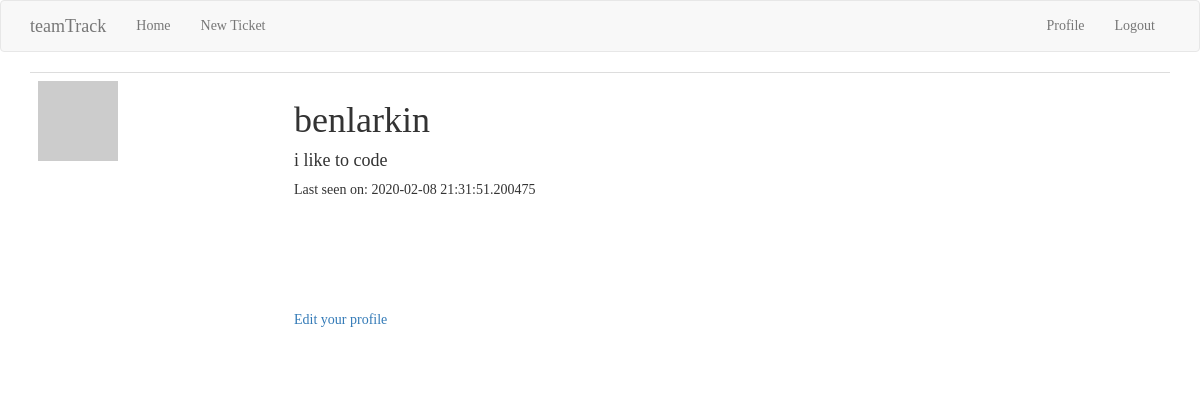
Page /user/benlarkin (signed in) on the earlier database version.
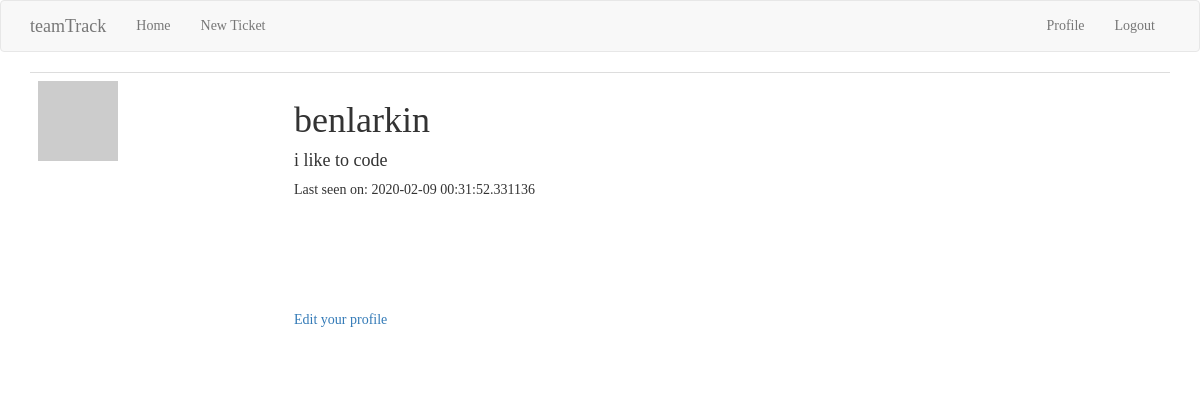
Same page on the later database version.
### app/models.py (models this page shows, shortened)
class User(UserMixin, db.Model):
    id = db.Column(db.Integer, primary_key=True)
    username = db.Column(db.String(64), index=True, unique=True)
    email = db.Column(db.String(120), index=True, unique=True)
    password_hash = db.Column(db.String(128))
    posts = db.relationship('Post', backref='author', lazy='dynamic')
    tickets = db.relationship('Ticket', backref='author', lazy='dynamic')
    about_me = db.Column(db.String(140))
    last_seen = db.Column(db.DateTime, default=datetime.utcnow)
    followed = db.relationship(
        'User', secondary=followers,
        primaryjoin=(followers.c.follower_id == id),
        secondaryjoin=(followers.c.followed_id == id),
        backref=db.backref('followers', lazy='dynamic'), lazy='dynamic')
    def avatar(self, size):
        digest = md5(self.email.lower().encode('utf-8')).hexdigest()
        return 'https://www.gravatar.com/avatar/{}?d=identicon&s={}'.format(
            digest, size)

### app/routes.py (the view)
@app.route('/user/<username>')
@login_required
def user(username):
    user = User.query.filter_by(username=username).first_or_404()
    page = request.args.get('page', 1, type=int)
    posts = user.posts.order_by(Post.timestamp.desc()).paginate(
        page, app.config['POSTS_PER_PAGE'], False)
    next_url = url_for('user', username=user.username, page=posts.next_num) \
        if posts.has_next else None
    prev_url = url_for('user', username=user.username, page=posts.prev_num) \
        if posts.has_prev else None
    return render_template('user.html', user=user, posts=posts.items,
                           next_url=next_url, prev_url=prev_url)

### app/models.py (called while the page is built)
@login.user_loader
def load_user(id):
    return User.query.get(int(id))

### app/routes.py (called while the page is built)
@app.before_request
def before_request():
    if current_user.is_authenticated:
        current_user.last_seen = datetime.utcnow()
        db.session.commit()

### app/templates/user.html (shortened to what this page needs)
{% extends "base.html" %}
{% block app_content %}
    <table class="table">
        <tr>
            <td width="256px"><img src="{{ user.avatar(256) }}"></td>
            <td>
                <h1>{{ user.username }}</h1>
                {% if user.about_me %}<h4>{{ user.about_me }}</h4>{% endif %}
                {% if user.last_seen %}<p>Last seen on: {{ user.last_seen }}</p>{% endif %}
                <br><br><br><br><br>
                <p><a href="{{ url_for('edit_profile') }}">Edit your profile</a></p>
            </td>
        </tr>
    </table>
{% endblock %}

### app/templates/base.html (shortened to what this page needs)
{% extends 'bootstrap/base.html' %}
{% block styles %}
{{super()}}
  <link rel="stylesheet" href="{{url_for('.static', filename='style.css')}}">
{% endblock %}
{% block navbar %}
    <nav class="navbar navbar-default">
        <div class="container">
            <div class="navbar-header">
                <a class="navbar-brand" href="{{ url_for('index') }}">teamTrack</a>
            </div>
            <div class="collapse navbar-collapse" id="bs-example-navbar-collapse-1">
                <ul class="nav navbar-nav">
                    <li><a href="{{ url_for('index') }}">Home</a></li>
                    <li><a href="{{ url_for('ticket') }}">New Ticket</a></li>
                </ul>
                <ul class="nav navbar-nav navbar-right">
                    {% if current_user.is_anonymous %}
                    <li><a href="{{ url_for('login') }}">Login</a></li>
                    {% else %}
                    <li><a href="{{ url_for('user', username=current_user.username) }}">Profile</a></li>
                    <li><a href="{{ url_for('logout') }}">Logout</a></li>
                    {% endif %}
                </ul>
            </div>
        </div>
    </nav>
{% endblock %}
{% block content %}
    <div class="container">
        {% block app_content %}{% endblock %}
    </div>
{% endblock %}

### app/static/style.css (style rules this page uses)
body { background: url("https://i.ibb.co/3cSjCh3/New-Project.jpg") no-repeat center center fixed; -webkit-background-size: cover; -moz-background-size: cover; background-size: cover; -o-background-size: cover; font-family: "Lucida Console"; }

Differences in the rows shown:
changed User "benlarkin": last_seen "2020-02-08 21:31:51.200475" → "2020-02-09 00:31:52.331136"
